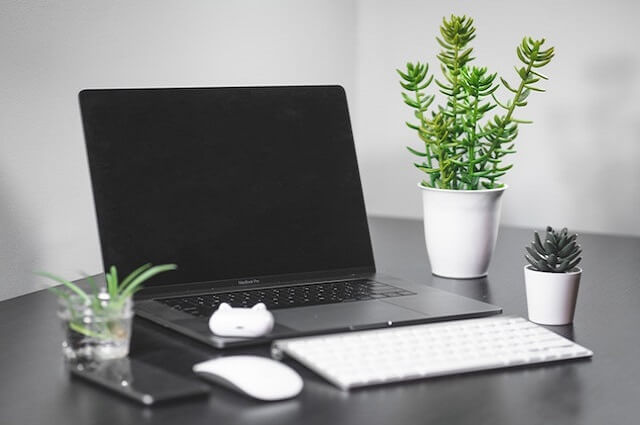
%> input picture image.jpg, 640 x 425 px, given in place of image.png, which was not available
$ octave Image_Compression_Project.m   (GNU Octave 9; MATLAB toolbox functions it lacks are replaced by stand-ins)
%> lines starting %> are read from the running program, lines starting %| are printed output that depends on the picture; pictures that were not available may be replaced by others from this repository, and a replacement may not be noted
clear all
close all
clc

%%% Read the image file %%%
IM = imread('image.png');
%> IM is the input picture: size 425x640x3 uint8; mean R, G, B 139.8, 141.5, 139

%%% Save the values of the three color levels in matrices R, G, and B
IM_red = IM(:,:,1);
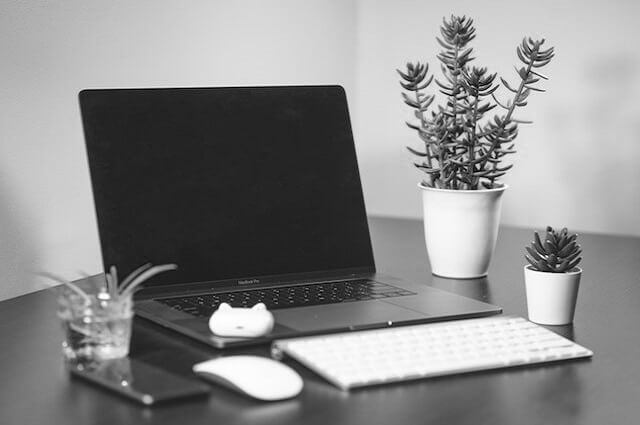
%> IM_red: size 425x640 uint8; min 0, max 255, mean 139.8
IM_green = IM(:,:,2);
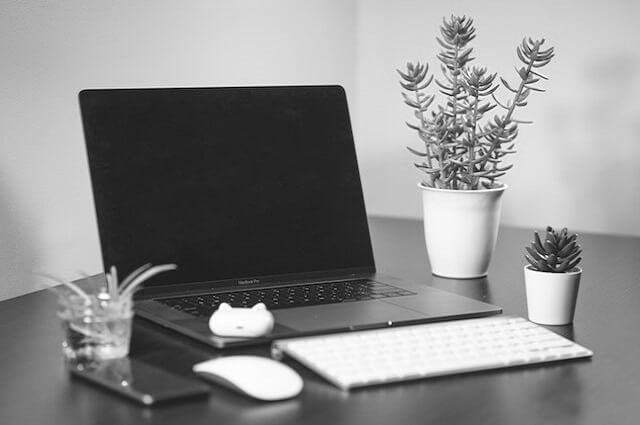
%> IM_green: size 425x640 uint8; min 0, max 255, mean 141.5
IM_blue = IM(:,:,3);
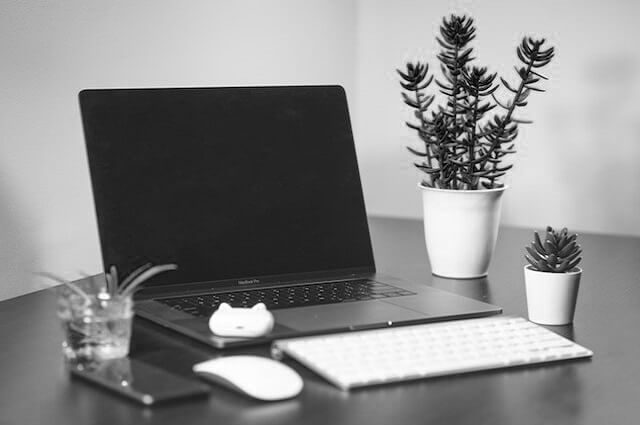
%> IM_blue: size 425x640 uint8; min 0, max 255, mean 139

R = double(IM_red);
G = double(IM_green);
B = double(IM_blue);

%Part 1
image_rank = rank(R)
%> image_rank = 425

%Part 2
[Ur,Sr,Vr] = svd(R);
[Ug,Sg,Vg] = svd(G);
[Ub,Sb,Vb] = svd(B);

%Part 3
figure(1), subplot(3,1,1), plot(diag(Sr),'ro')
figure(1), subplot(3,1,2), plot(diag(Sg),'go')
figure(1), subplot(3,1,3), plot(diag(Sb),'bo')
%> after `plot(diag(Sb),'bo')`:
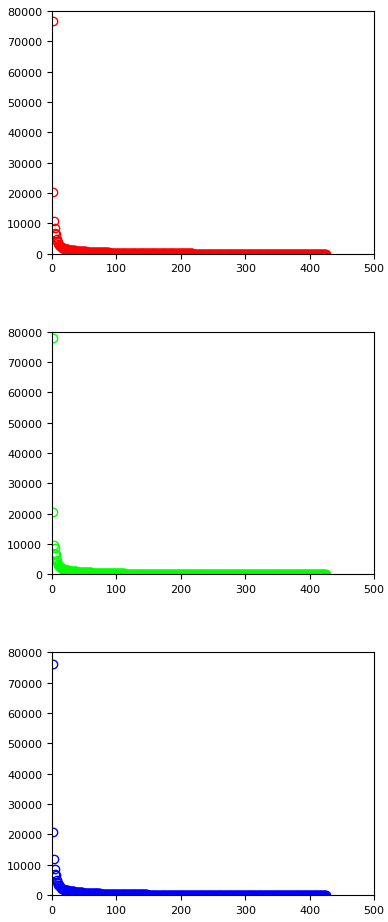
%> figure redrawn from the program's plot data, 3 panels; panel 1: highest point at x = 1, y = 76827.1; panel 2: highest point at x = 1, y = 77765.4; panel 3: highest point at x = 1, y = 76197.2
%Description: The graphs are all exponential decay and very similar to one
%another.

%Part 4
k = 70
Rk = Ur(:,1:k)*Sr(1:k,1:k)*Vr(:,1:k)';
Gk = Ug(:,1:k)*Sg(1:k,1:k)*Vg(:,1:k)';
Bk = Ub(:,1:k)*Sb(1:k,1:k)*Vb(:,1:k)';

%Part 5
C = zeros(size(IM));
C(:,:,1) = Rk;
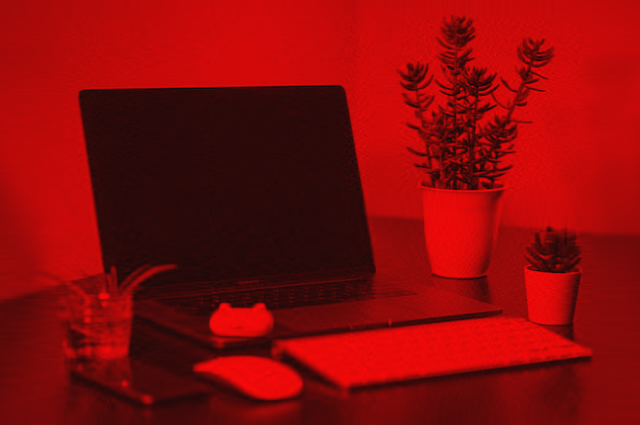
%> C: size 425x640x3 double; mean R, G, B 139.8, 0, 0; drawn with min black and max white
C(:,:,2) = Gk;
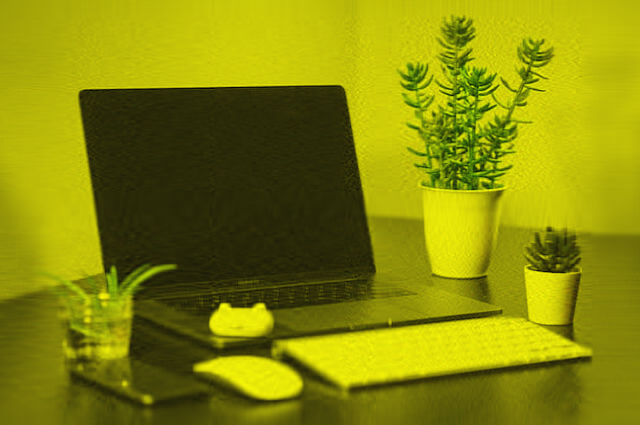
%> C: size 425x640x3 double; mean R, G, B 139.8, 141.5, 0; drawn with min black and max white
C(:,:,3) = Bk;
figure(2), imshow(IM), title('Original image')
figure(3), imshow(uint8(C)), title('Compressed image')
%The closer the number of k is to the imagerank, the more similar the image
%gets. The lower it is, the more blurr and less detail there is in the
%image. For example, if the k equals 2, the image will be formed by squres
%of colors rather than having any detail.

%Part 6
m = size(IM,1);
%> m = 425
n = size(IM,2);
%> n = 640

cp = (3 * k * (1 + m + n))/(3 * m * n)
%> cp = 0.274

%Part 7
Rp = sum(diag(Sr(1:k,1:k)).^2) / sum(diag(Sr).^2) * 100
%> Rp = 99.87
Gp = sum(diag(Sg(1:k,1:k)).^2) / sum(diag(Sg).^2) * 100
%> Gp = 99.87
Bp = sum(diag(Sb(1:k,1:k)).^2) / sum(diag(Sb).^2) * 100
%> Bp = 99.86

average = (Rp + Gp + Bp) / 3
%> average = 99.87

%Part 8
%Experiment with different numbers of retained singular values during
%compression. Ideally, from small to big as that way we can continue
%checking the quality while aiming for the lowest value possible. A good
%way to check if the image quality is good enough if its possible to
%recognize the shape as well as very little unimportant differences. In
%this image project specifically, the image maintains its shape and quality
%when the average is maintained in the 99.8%. Hence, the lowest k can go is 65 approximately.
